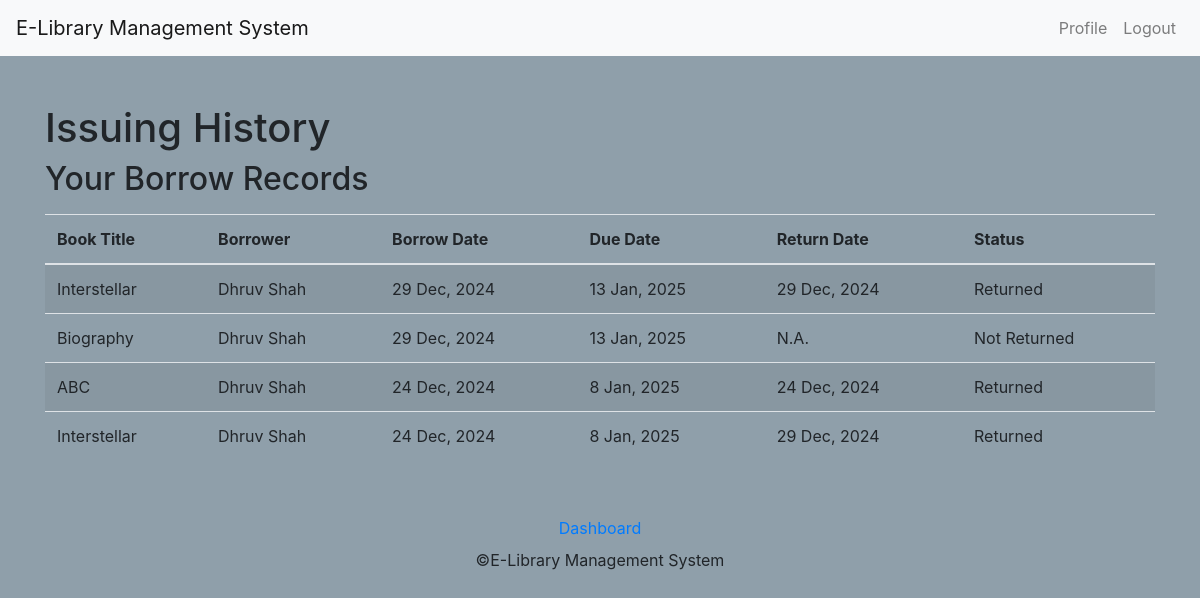
Page /borrowing_history/ (signed in) on the earlier database version.
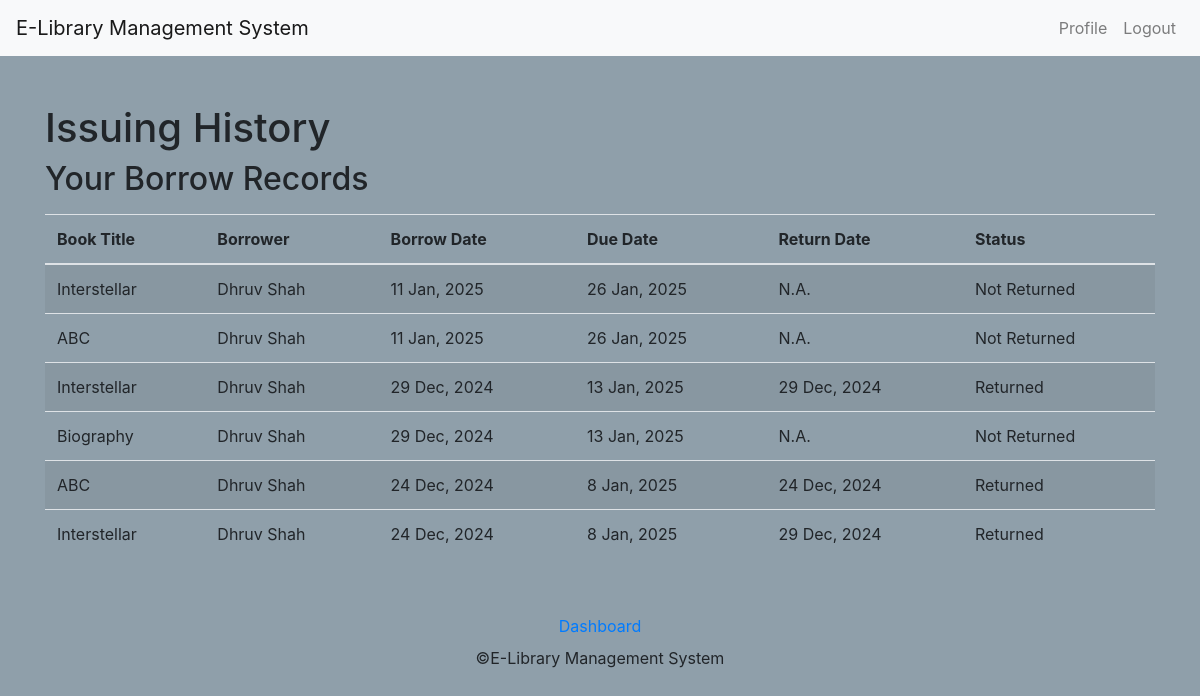
Same page on the later database version.
### books/models.py (models this page shows, shortened)
class Borrow(models.Model):
    user = models.ForeignKey(User, on_delete=models.CASCADE)
    book = models.ForeignKey(Book, on_delete=models.CASCADE)
    borrow_date = models.DateField(default=now)
    due_date = models.DateField(default=now().date()+timedelta(days=LateFeeConfig.objects.first().days_before_late_fee))
    return_date = models.DateField(blank=True, null=True)
    is_returned = models.BooleanField(default=False)

class Book(models.Model):
    title = models.CharField(max_length=255)
    author = models.CharField(max_length=255)
    isbn = models.PositiveBigIntegerField(unique=True)
    publication_date = models.DateField(blank=True, null=True)
    publisher_name = models.CharField(max_length=255, default=None)
    cover_image = models.ImageField(upload_to='book_covers/', blank=True, null=True)
    total_copies = models.PositiveIntegerField(default=1)
    available_copies = models.PositiveIntegerField(default=1)
    rating = models.FloatField(default=0.0)
    num_ratings = models.PositiveIntegerField(default=0)

### users/models.py (models this page shows, shortened)
class Profile(models.Model):
    ROLE_CHOICES = [
        ('student', 'Student'),
        ('librarian', 'Librarian'),
    ]
    user = models.OneToOneField(User, on_delete=models.CASCADE)
    role = models.CharField(max_length=10, choices=ROLE_CHOICES)
    name = models.CharField(max_length=100)
    psrn_number = models.CharField(max_length=15, blank=True, null=True)
    room = models.CharField(max_length=50, blank=True, null=True)
    hostel = models.CharField(max_length=50, blank=True, null=True)
    favorite_books = models.ManyToManyField("books.Book", default=None, blank=True, related_name="favorited_by")

### books/views.py (the view)
# urls.py: path('borrowing_history/', student_borrowing_history, name='student_borrowing_history'),
@login_required
@role_required(['student',])
def student_borrowing_history(request):
    borrows = Borrow.objects.filter(user=request.user).select_related('book').order_by('-borrow_date')
    return render(request, 'books/issuing_history.html', {'borrows': borrows})

### books/templates/books/issuing_history.html
{% extends "users/base.html" %}
{% block content %}
<h1>Issuing History</h1>
{% if request.user.profile.role == 'librarian' %}
    <h2>All Borrow Records</h2>
{% else %}
    <h2>Your Borrow Records</h2>
{% endif %}
<table class="table table-striped mt-3">
    <thead>
        <tr>
            <th>Book Title</th>
            <th>Borrower</th>
            <th>Borrow Date</th>
            <th>Due Date</th>
            <th>Return Date</th>
            <th>Status</th>
        </tr>
    </thead>
    <tbody>
        {% for borrow in borrows %}
        <tr>
            <td>{{ borrow.book.title }}</td>
            <td>
                {{ borrow.user.profile.name }}
            </td>
            <td>{{ borrow.borrow_date|date:"j M, Y" }}</td>
            <td>{{ borrow.due_date|date:"j M, Y" }}</td>
            <td>
                {% if borrow.return_date %}
                    {{ borrow.return_date|date:"j M, Y" }}
                {% else %}
                    N.A.
                {% endif %}
            </td>
            <td>
                {% if borrow.is_returned %}
                    Returned
                {% else %}
                    Not Returned
                {% endif %}
            </td>
        </tr>
        {% empty %}
        <tr>
            <td colspan="6" class="text-center">No records found.</td>
        </tr>
        {% endfor %}
    </tbody>
</table>
{% endblock %}

Differences in the rows shown:
added Borrow: book "Interstellar", user.profile.name "Dhruv Shah", borrow_date "11 Jan, 2025", due_date "26 Jan, 2025", shows "N.A.", is_returned "Not Returned"
added Borrow: book "ABC", user.profile.name "Dhruv Shah", borrow_date "11 Jan, 2025", due_date "26 Jan, 2025", shows "N.A.", is_returned "Not Returned"
